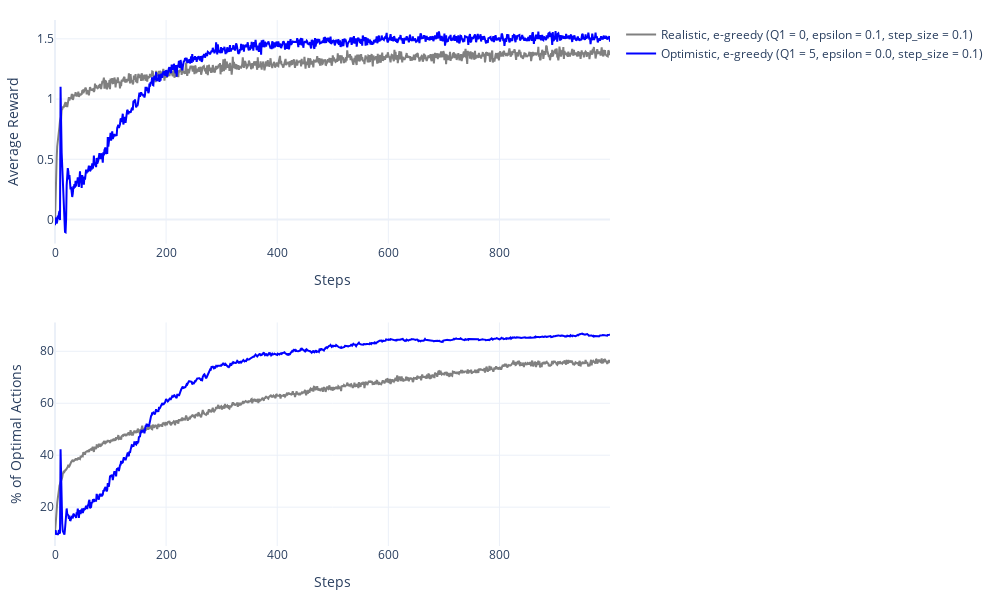

This figure's notebook cell:
### Code cell
fig = make_subplots(rows=2, cols=1)

fig.add_trace(trace=go.Scatter(
    y=average_rewards[0],
    marker=dict(color="gray"),
    name="Realistic, e-greedy (Q1 = 0, epsilon = 0.1, step_size = 0.1)",
), row=1, col=1)
fig.add_trace(trace=go.Scatter(
    y=average_rewards[1],
    marker=dict(color="blue"),
    name="Optimistic, e-greedy (Q1 = 5, epsilon = 0.0, step_size = 0.1)",
), row=1, col=1)

fig.add_trace(trace=go.Scatter(
    y=optimal_action_pct[0],
    marker=dict(color="gray"),
    showlegend=False
), row=2, col=1)
fig.add_trace(trace=go.Scatter(
    y=optimal_action_pct[1],
    marker=dict(color="blue"),
    showlegend=False
), row=2, col=1)

fig.update_xaxes(title_text="Steps", row=1, col=1)
fig.update_xaxes(title_text="Steps", row=2, col=1)
fig.update_yaxes(title_text="Average Reward", row=1, col=1)
fig.update_yaxes(title_text="% of Optimal Actions", row=2, col=1)
fig.update_layout(
    template="plotly_white",
    margin=dict(l=50, r=30, t=20, b=40),
    width=1000,
    height=600,
)
fig.show()

### Figure 1 — Plotly figure (JSON) as saved in the notebook; plotly's stock layout.template omitted (floating-point values rounded to 4 significant figures; data arrays with more than 128 entries replaced by an {"elided": "..."} marker saying what was removed)
{"data": [{"marker": {"color": "gray"}, "name": "Realistic, e-greedy (Q1 = 0, epsilon = 0.1, step_size = 0.1)", "type": "scatter", "xaxis": "x", "y": {"elided": "1000 float values"}, "yaxis": "y"}, {"marker": {"color": "blue"}, "name": "Optimistic, e-greedy (Q1 = 5, epsilon = 0.0, step_size = 0.1)", "type": "scatter", "xaxis": "x", "y": {"elided": "1000 float values"}, "yaxis": "y"}, {"marker": {"color": "gray"}, "showlegend": false, "type": "scatter", "xaxis": "x2", "y": {"elided": "1000 float values"}, "yaxis": "y2"}, {"marker": {"color": "blue"}, "showlegend": false, "type": "scatter", "xaxis": "x2", "y": {"elided": "1000 float values"}, "yaxis": "y2"}], "layout": {"height": 600, "margin": {"b": 40, "l": 50, "r": 30, "t": 20}, "width": 1000, "xaxis": {"anchor": "y", "domain": [0, 1], "title": {"text": "Steps"}}, "xaxis2": {"anchor": "y2", "domain": [0, 1], "title": {"text": "Steps"}}, "yaxis": {"anchor": "x", "domain": [0.575, 1], "title": {"text": "Average Reward"}}, "yaxis2": {"anchor": "x2", "domain": [0, 0.425], "title": {"text": "% of Optimal Actions"}}}}
